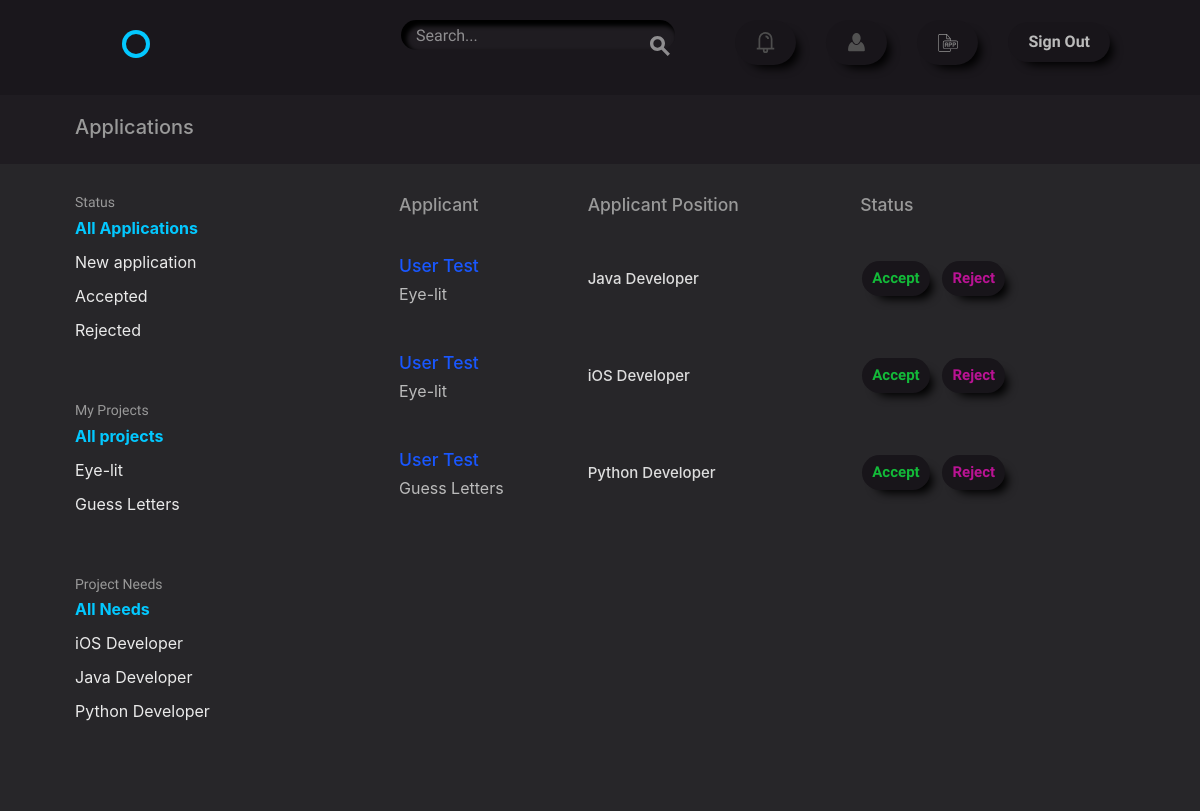
/accounts/applications/ (signed in), run on an earlier commit of the app's database.
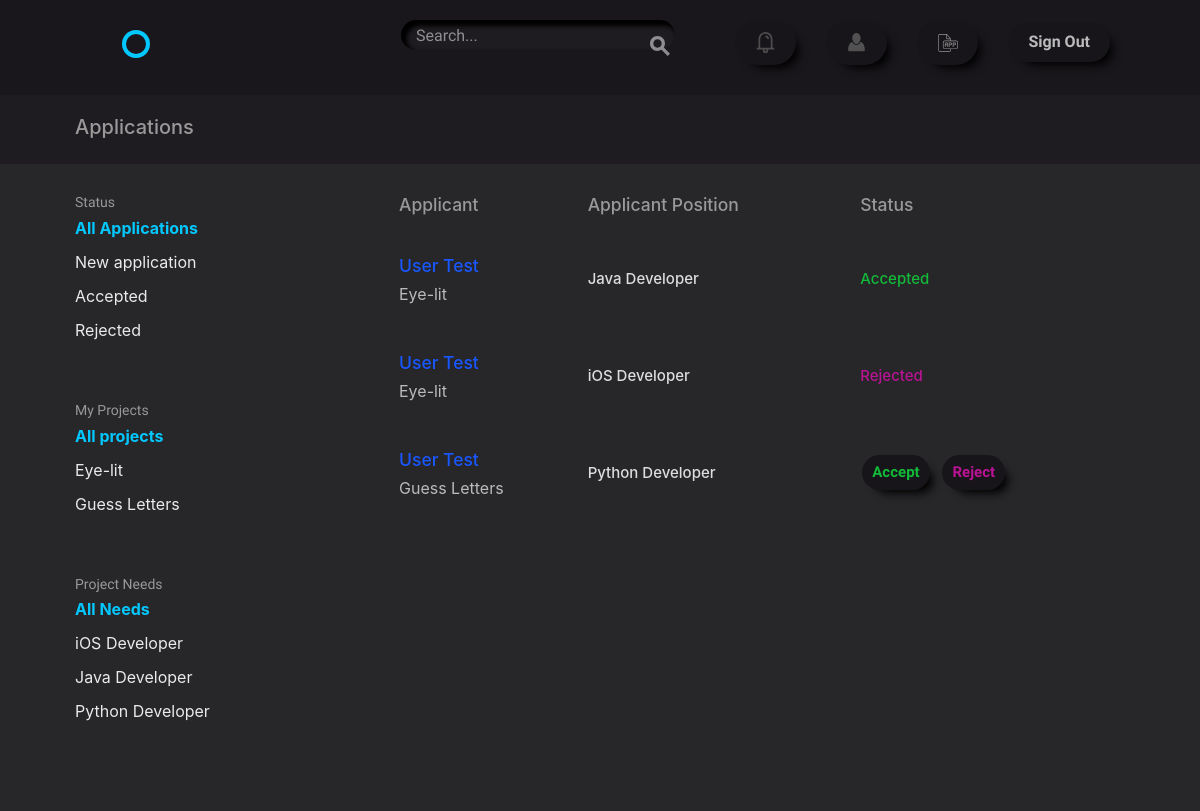
And on a later commit of the database.
### projects/models.py (models this page shows)
class Project(models.Model):
    user = models.ForeignKey(settings.AUTH_USER_MODEL,
                             related_name='projects',
                             on_delete=models.CASCADE)
    title = models.CharField(max_length=50)
    description = models.TextField(default='')
    time_estimate = models.CharField(max_length=100)
    requirements = models.CharField(max_length=255)
    def __str__(self):
        return '{}'.format(self.title)

class Position(models.Model):
    name = models.CharField(max_length=50)
    description = models.TextField(default='')
    project = models.ForeignKey(Project,
                                related_name='positions',
                                on_delete=models.CASCADE)
    time = models.CharField(max_length=30)
    skill = models.ManyToManyField('accounts.Skill',
                                   default='',
                                   related_name='skills')
    def __str__(self):
        return '{}'.format(self.name)

### accounts/models.py (models this page shows, shortened)
class UserApplication(models.Model):
    applicant = models.ForeignKey(settings.AUTH_USER_MODEL,
                                  on_delete=models.CASCADE,
                                  related_name='application')
    position = models.ForeignKey('projects.Position', related_name='apply')
    project = models.ForeignKey('projects.Project', related_name='user_projects')
    status = models.NullBooleanField(default=None)

class User(AbstractBaseUser, PermissionsMixin):
    username = models.CharField(max_length=50, unique=True)
    email = models.EmailField(unique=True)
    first_name = models.CharField(max_length=50)
    last_name = models.CharField(max_length=50)
    bio = models.TextField(default='')
    avatar = models.ImageField(upload_to='./user_avatar', blank=True)
    date_joined = models.DateTimeField(default=timezone.now)
    is_active = models.BooleanField(default=False)
    is_staff = models.BooleanField(default=False)
    objects = UserManager()
    USERNAME_FIELD = "email"
    REQUIRED_FIELDS = ['username']
    @property
    def full_name(self):
        return '{} {}'.format(self.first_name, self.last_name)

### accounts/views.py (the view, shortened to what this page needs)
# urls.py: url(r'applications/$', views.ApplicationView.as_view(),
class ApplicationView(LrM, PrM, ListView):
    template_name = "accounts/applications.html"
    model = models.UserApplication
    context_object_name = 'applications'
    prefetch_related = ['applicant__projects', ]
    def get_context_data(self, **kwargs):
        context = super(ApplicationView, self).get_context_data(**kwargs)
        context['applications'] = context['applications'].filter(
            project__user=self.request.user)
        context['app_list'] = ['New application', 'Accepted', 'Rejected']
        context['projects'] = self.request.user.projects.all()
        context['skills_list'] = Position.objects.filter(
            project__in=context['projects']).values('name').distinct()
        context['pro_selected'] = self.request.GET.get('pro_filter')
        context['skill_selected'] = self.request.GET.get('skill_filter')
        context['app_selected'] = self.request.GET.get('app_filter')
        return context
    def get_queryset(self):
        queryset = super().get_queryset()
        app_term = self.request.GET.get('app_filter')
        pro_term = self.request.GET.get('pro_filter')
        skill_term = self.request.GET.get('skill_filter')
        if app_term:
            queryset = queryset.filter(status=self.choice(app_term))
        if pro_term:
            queryset = queryset.filter(project__title=pro_term)
        if skill_term:
            queryset = queryset.filter(position__name=skill_term)
        return queryset

### accounts/templates/accounts/applications.html (shortened to what this page needs)
{% extends "layout.html" %}
{% block content %}
<div class="circle--actions--bar action-bar">
    <div class="bounds">
        <div class="grid-100">
            <h2>Applications</h2>
        </div>
    </div>
</div>
<div class="bounds circle--page">
    <div class="grid-25">
        <div class="circle--filter circle--secondary--module">
            <h4>Status</h4>
            <ul class="circle--filter--list">
                {% if app_list %}
                    <li><a href="{% url 'accounts:application' %}" {% if not app_selected %} class="selected"{% else %} class="my-button"{% endif %}>All Applications</a></li>
                    {% for application in app_list %}
                        <li><a href="?app_filter={{ application }}"{% if app_selected == application %} class="selected"{% else %} class="my-button"{% endif %}>{{ application }}</a></li>
                    {% endfor %}
                {% else %}
                    <li>N/A</li>
                {% endif %}
            </ul>
        </div>
        <div class="circle--filter circle--secondary--module">
            <h4>My Projects</h4>
                <ul class="circle--filter--list">
                    {% if projects %}
                        <li><a href="{% url 'accounts:application' %}" {% if not pro_selected %} class="selected"{% else %} class="my-button"{% endif %}>All projects</a></li>
                        {% for project in projects %}
                            <li><a href="?pro_filter={{ project.title }}"{% if pro_selected == project.title %} class="selected"{% else %} class="my-button"{% endif %}>{{ project.title }}</a></li>
                        {% endfor %}
                    {% else %}
                        <li>N/A</li>
                    {% endif %}
                </ul>
        </div>
        <div class="circle--filter circle--secondary--module">
            <h4>Project Needs</h4>
                <ul class="circle--filter--list">
                    {% if skills_list %}
                        <li><a href="{% url 'accounts:application' %}" {% if not skill_selected %} class="selected"{% else %} class="my-button"{% endif %}>All Needs</a></li>
                        {% for skill in skills_list %}
                            <li><a href="?skill_filter={{ skill.name }}"{% if skill_selected == skill.name %} class="selected"{% else %} class="my-button"{% endif %}>{{ skill.name }}</a></li>
                        {% endfor %}
                    {% else %}
                        <li>N/A</li>
                    {% endif %}
                </ul>
        </div>
    </div>
    <div class="grid-70 grid-push-5">
        <table class="u-full-width circle--table">
            <thead>
                <tr>
                <th><h3>Applicant</h3></th>
                <th class="circle--cell--right"><h3>Applicant Position</h3></th>
                <th class="circle--cell--right"><h3>Status</h3></th>
                </tr>
            </thead>
            <tbody>
                {% for application in applications %}
                <div class="d-flex fustify-content-between">
                    <tr class="clickable-row" data-href="{% url 'accounts:profile' application.applicant.pk %}">
                        <td>
                            <h3 class="title">{{ application.applicant.full_name }}</h3>
                            <p class="">{{ application.project }}</p>
                        </td>
                        <td class="circle--cell--right">
                            <span class="secondary-label h4 pos">{{ application.position }}</span>
                        </td>
                        <div class="d-flex justify-content-between">
                            {% if application.status == None %}
                                <td>
                                    <a class="button nav_button button-accept accepted mr-2"
                                       href="{% url 'accounts:decision_update' application.applicant.pk application.position.pk 'accept' %}">Accept</a>
                                    <a class="button nav_button button-accept rejected ml-2"
                                       href="{% url 'accounts:decision_update' application.applicant.pk application.position.pk 'reject' %}">Reject</a>
                                </td>
                            {% elif application.status %}
                                <td><h5 class="h4 accepted">Accepted</h5></td>
                            {% elif not application.status %}
                                <td><h5 class="h4 rejected">Rejected</h5></td>
                            {% endif %}
                        </div>
                    </tr>
                </div>
                {% endfor %}
            </tbody>
        </table>
    </div>
</div>
{% endblock %}

### templates/layout.html (shortened to what this page needs)
{% load static from staticfiles %}
<!DOCTYPE html>
<html lang="en">
<head>
    <link rel="stylesheet" href="{% static 'css/global.css' %}">
    <link rel="stylesheet" href="{% static 'css/style.css' %}">
    <link rel="stylesheet" href="{% static 'css/password.css' %}">
    <link rel="stylesheet" href="https://stackpath.bootstrapcdn.com/bootstrap/4.1.1/css/bootstrap.min.css">
</head>
<body class="body"  style="position: relative;">
    <header class="circle--header custom-navbar position">
        <div class="bounds d-flex justify-content-between">
            <div class="circle--fluid--cell circle--fluid--secondary grid-10">
                <div class="circle--fluid--cell">
                    <h1 class="my-logo circle--logo d-flex justify-content-between" style="font-size: 4rem;">H
                        <a class="logo mx-1 mt-3" href="{% url 'projects:project_list' %}"></a>me
                    </h1>
                </div>
            </div>
            <div class="circle--fluid--cell circle--fluid--primary d-flex justify-content-end">
                <div class="circle--search grid-60">
                    <form method="GET" action="{% url 'projects:project_list' %}">
                        <input class="form-control mr-sm-2 h5 frame"
                           type="search"
                           placeholder="Search..."
                           aria-label="Search"
                           name="q"
                           value="{{ term }}" autocomplete="false">
                        <button type="submit">
                        </button>
                    </form>
                </div>
            </div>
                {% if not user.is_authenticated %}
                    <div class="circle--fluid--cell circle--fluid--secondary">
                        <nav>
                            <ul class="circle--pill--list">
                                <li><a class="button nav_button" href="{% url 'accounts:signup' %}">Sign Up</a></li>
                                <li><a class="button nav_button" href="{% url 'accounts:signin' %}">Sign In</a></li>
                            </ul>
                        </nav>
                    </div>
                {% else %}
                    <div class="circle--fluid--cell circle--fluid--secondary">
                        <nav>
                            <ul class="circle--pill--list">
                                <li><a class="button nav_button" href="{% url 'accounts:own_notifications' %}">
                                    <img src="{% static 'images/notification.svg' %}" height="21px" width="21px" />
                                </a></li>
                                <li><a class="button nav_button" href="{% url 'accounts:profile' user.id %}">
                                    <img src="{% static 'images/profile.svg' %}" height="21px" width="21px" />
                                </a></li>
                                <li><a class="button nav_button" href="{% url 'accounts:application' %}">
                                    <img src="{% static 'images/app.svg' %}" height="21px" width="21px" />
                                </a></li>
                                <li><a class="button nav_button fit" href="{% url 'accounts:signout' %}">Sign Out</a></li>
                            </ul>
                        </nav>
                    </div>
                {% endif %}
        </div>
    </header>
    {% block content %}{% endblock %}
</body>
</html>

### assets/css/style.css (style rules this page uses)
.body { color: #eaeaea; background-color: #272629; }
.position { position: sticky; z-index: 1; top: 0; left: 0; width: 100%; height: 14%; }
h1, h2, h3, h4, h5 { color: #999! important; }
.my-logo { color: transparent! important; transition: color 500ms ease-in-out, text-shadow 300ms ease-in-out; }
.selected { color: #03C8FF !important; }
p { color: #bbb; }
.button, .nav_button { border-radius: 50px! important; box-shadow: 8px 8px 10px -5px black! important; background-color: #18151A! important; color: #bbb! important; padding: 17px 22px 17px 22px; transition: color 400ms ease-in-out, background-color 400ms ease-in-out, box-shadow 400ms ease-in-out; }
.action-bar { background-color: #1F1C21; }
.my-button { color: #EAEAEA! important; }
.button-accept { font-size: 1.5rem !important; padding: 10px; margin: 2px; }
.custom-navbar { background-color: #1A171C; }
input[type="search"], input[type="search"]:focus, input[type="search"]:active { background: #1F1C21! important; border: 0 solid red! important; box-shadow: 4px 4px 4px 2px black inset! important; border-radius: 40px; color: white! important; }
li, li::before, li::after { list-style: none! important; }
.title { color: #1957FF! important; }
.pos { color: #ddd! important; }
th, td { border-bottom: 0px solid #0F0024 !important; }
.accepted { color: #13BA39! important; }
.rejected { color: #BA1394! important; }

What changed in the data, as far as the page shows it:
changed UserApplication "Java Developer": status "Accept Reject" → "Accepted"
changed UserApplication "iOS Developer": status "Accept Reject" → "Rejected"
